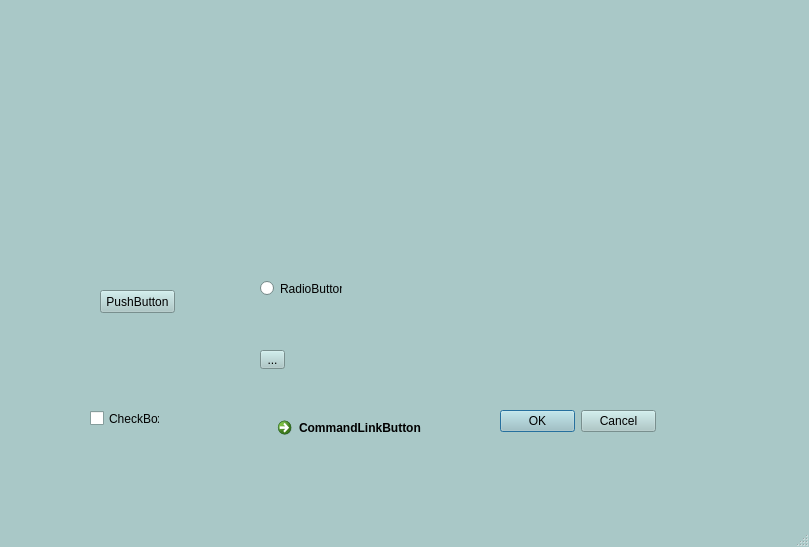
<?xml version="1.0" encoding="UTF-8"?>
<ui version="4.0">
 <class>MainWindow</class>
 <widget class="QMainWindow" name="MainWindow">
  <property name="geometry">
   <rect>
    <x>0</x>
    <y>0</y>
    <width>809</width>
    <height>547</height>
   </rect>
  </property>
  <property name="palette">
   <palette>
    <active>
     <colorrole role="WindowText">
      <brush brushstyle="SolidPattern">
       <color alpha="255">
        <red>0</red>
        <green>0</green>
        <blue>0</blue>
       </color>
      </brush>
     </colorrole>
     <colorrole role="Button">
      <brush brushstyle="SolidPattern">
       <color alpha="255">
        <red>169</red>
        <green>200</green>
        <blue>199</blue>
       </color>
      </brush>
     </colorrole>
     <colorrole role="Light">
      <brush brushstyle="SolidPattern">
       <color alpha="255">
        <red>255</red>
        <green>255</green>
        <blue>255</blue>
       </color>
      </brush>
     </colorrole>
     <colorrole role="Midlight">
      <brush brushstyle="SolidPattern">
       <color alpha="255">
        <red>212</red>
        <green>227</green>
        <blue>227</blue>
       </color>
      </brush>
     </colorrole>
     <colorrole role="Dark">
      <brush brushstyle="SolidPattern">
       <color alpha="255">
        <red>84</red>
        <green>100</green>
        <blue>99</blue>
       </color>
      </brush>
     </colorrole>
     <colorrole role="Mid">
      <brush brushstyle="SolidPattern">
       <color alpha="255">
        <red>113</red>
        <green>133</green>
        <blue>133</blue>
       </color>
      </brush>
     </colorrole>
     <colorrole role="Text">
      <brush brushstyle="SolidPattern">
       <color alpha="255">
        <red>0</red>
        <green>0</green>
        <blue>0</blue>
       </color>
      </brush>
     </colorrole>
     <colorrole role="BrightText">
      <brush brushstyle="SolidPattern">
       <color alpha="255">
        <red>255</red>
        <green>255</green>
        <blue>255</blue>
       </color>
      </brush>
     </colorrole>
     <colorrole role="ButtonText">
      <brush brushstyle="SolidPattern">
       <color alpha="255">
        <red>0</red>
        <green>0</green>
        <blue>0</blue>
       </color>
      </brush>
     </colorrole>
     <colorrole role="Base">
      <brush brushstyle="SolidPattern">
       <color alpha="255">
        <red>255</red>
        <green>255</green>
        <blue>255</blue>
       </color>
      </brush>
     </colorrole>
     <colorrole role="Window">
      <brush brushstyle="SolidPattern">
       <color alpha="255">
        <red>169</red>
        <green>200</green>
        <blue>199</blue>
       </color>
      </brush>
     </colorrole>
     <colorrole role="Shadow">
      <brush brushstyle="SolidPattern">
       <color alpha="255">
        <red>0</red>
        <green>0</green>
        <blue>0</blue>
       </color>
      </brush>
     </colorrole>
     <colorrole role="AlternateBase">
      <brush brushstyle="SolidPattern">
       <color alpha="255">
        <red>212</red>
        <green>227</green>
        <blue>227</blue>
       </color>
      </brush>
     </colorrole>
     <colorrole role="ToolTipBase">
      <brush brushstyle="SolidPattern">
       <color alpha="255">
        <red>255</red>
        <green>255</green>
        <blue>220</blue>
       </color>
      </brush>
     </colorrole>
     <colorrole role="ToolTipText">
      <brush brushstyle="SolidPattern">
       <color alpha="255">
        <red>0</red>
        <green>0</green>
        <blue>0</blue>
       </color>
      </brush>
     </colorrole>
    </active>
    <inactive>
     <colorrole role="WindowText">
      <brush brushstyle="SolidPattern">
       <color alpha="255">
        <red>0</red>
        <green>0</green>
        <blue>0</blue>
       </color>
      </brush>
     </colorrole>
     <colorrole role="Button">
      <brush brushstyle="SolidPattern">
       <color alpha="255">
        <red>169</red>
        <green>200</green>
        <blue>199</blue>
       </color>
      </brush>
     </colorrole>
     <colorrole role="Light">
      <brush brushstyle="SolidPattern">
       <color alpha="255">
        <red>255</red>
        <green>255</green>
        <blue>255</blue>
       </color>
      </brush>
     </colorrole>
     <colorrole role="Midlight">
      <brush brushstyle="SolidPattern">
       <color alpha="255">
        <red>212</red>
        <green>227</green>
        <blue>227</blue>
       </color>
      </brush>
     </colorrole>
     <colorrole role="Dark">
      <brush brushstyle="SolidPattern">
       <color alpha="255">
        <red>84</red>
        <green>100</green>
        <blue>99</blue>
       </color>
      </brush>
     </colorrole>
     <colorrole role="Mid">
      <brush brushstyle="SolidPattern">
       <color alpha="255">
        <red>113</red>
        <green>133</green>
        <blue>133</blue>
       </color>
      </brush>
     </colorrole>
     <colorrole role="Text">
      <brush brushstyle="SolidPattern">
       <color alpha="255">
        <red>0</red>
        <green>0</green>
        <blue>0</blue>
       </color>
      </brush>
     </colorrole>
     <colorrole role="BrightText">
      <brush brushstyle="SolidPattern">
       <color alpha="255">
        <red>255</red>
        <green>255</green>
        <blue>255</blue>
       </color>
      </brush>
     </colorrole>
     <colorrole role="ButtonText">
      <brush brushstyle="SolidPattern">
       <color alpha="255">
        <red>0</red>
        <green>0</green>
        <blue>0</blue>
       </color>
      </brush>
     </colorrole>
     <colorrole role="Base">
      <brush brushstyle="SolidPattern">
       <color alpha="255">
        <red>255</red>
        <green>255</green>
        <blue>255</blue>
       </color>
      </brush>
     </colorrole>
     <colorrole role="Window">
      <brush brushstyle="SolidPattern">
       <color alpha="255">
        <red>169</red>
        <green>200</green>
        <blue>199</blue>
       </color>
      </brush>
     </colorrole>
     <colorrole role="Shadow">
      <brush brushstyle="SolidPattern">
       <color alpha="255">
        <red>0</red>
        <green>0</green>
        <blue>0</blue>
       </color>
      </brush>
     </colorrole>
     <colorrole role="AlternateBase">
      <brush brushstyle="SolidPattern">
       <color alpha="255">
        <red>212</red>
        <green>227</green>
        <blue>227</blue>
       </color>
      </brush>
     </colorrole>
     <colorrole role="ToolTipBase">
      <brush brushstyle="SolidPattern">
       <color alpha="255">
        <red>255</red>
        <green>255</green>
        <blue>220</blue>
       </color>
      </brush>
     </colorrole>
     <colorrole role="ToolTipText">
      <brush brushstyle="SolidPattern">
       <color alpha="255">
        <red>0</red>
        <green>0</green>
        <blue>0</blue>
       </color>
      </brush>
     </colorrole>
    </inactive>
    <disabled>
     <colorrole role="WindowText">
      <brush brushstyle="SolidPattern">
       <color alpha="255">
        <red>84</red>
        <green>100</green>
        <blue>99</blue>
       </color>
      </brush>
     </colorrole>
     <colorrole role="Button">
      <brush brushstyle="SolidPattern">
       <color alpha="255">
        <red>169</red>
        <green>200</green>
        <blue>199</blue>
       </color>
      </brush>
     </colorrole>
     <colorrole role="Light">
      <brush brushstyle="SolidPattern">
       <color alpha="255">
        <red>255</red>
        <green>255</green>
        <blue>255</blue>
       </color>
      </brush>
     </colorrole>
     <colorrole role="Midlight">
      <brush brushstyle="SolidPattern">
       <color alpha="255">
        <red>212</red>
        <green>227</green>
        <blue>227</blue>
       </color>
      </brush>
     </colorrole>
     <colorrole role="Dark">
      <brush brushstyle="SolidPattern">
       <color alpha="255">
        <red>84</red>
        <green>100</green>
        <blue>99</blue>
       </color>
      </brush>
     </colorrole>
     <colorrole role="Mid">
      <brush brushstyle="SolidPattern">
       <color alpha="255">
        <red>113</red>
        <green>133</green>
        <blue>133</blue>
       </color>
      </brush>
     </colorrole>
     <colorrole role="Text">
      <brush brushstyle="SolidPattern">
       <color alpha="255">
        <red>84</red>
        <green>100</green>
        <blue>99</blue>
       </color>
      </brush>
     </colorrole>
     <colorrole role="BrightText">
      <brush brushstyle="SolidPattern">
       <color alpha="255">
        <red>255</red>
        <green>255</green>
        <blue>255</blue>
       </color>
      </brush>
     </colorrole>
     <colorrole role="ButtonText">
      <brush brushstyle="SolidPattern">
       <color alpha="255">
        <red>84</red>
        <green>100</green>
        <blue>99</blue>
       </color>
      </brush>
     </colorrole>
     <colorrole role="Base">
      <brush brushstyle="SolidPattern">
       <color alpha="255">
        <red>169</red>
        <green>200</green>
        <blue>199</blue>
       </color>
      </brush>
     </colorrole>
     <colorrole role="Window">
      <brush brushstyle="SolidPattern">
       <color alpha="255">
        <red>169</red>
        <green>200</green>
        <blue>199</blue>
       </color>
      </brush>
     </colorrole>
     <colorrole role="Shadow">
      <brush brushstyle="SolidPattern">
       <color alpha="255">
        <red>0</red>
        <green>0</green>
        <blue>0</blue>
       </color>
      </brush>
     </colorrole>
     <colorrole role="AlternateBase">
      <brush brushstyle="SolidPattern">
       <color alpha="255">
        <red>169</red>
        <green>200</green>
        <blue>199</blue>
       </color>
      </brush>
     </colorrole>
     <colorrole role="ToolTipBase">
      <brush brushstyle="SolidPattern">
       <color alpha="255">
        <red>255</red>
        <green>255</green>
        <blue>220</blue>
       </color>
      </brush>
     </colorrole>
     <colorrole role="ToolTipText">
      <brush brushstyle="SolidPattern">
       <color alpha="255">
        <red>0</red>
        <green>0</green>
        <blue>0</blue>
       </color>
      </brush>
     </colorrole>
    </disabled>
   </palette>
  </property>
  <property name="windowTitle">
   <string>MainWindow</string>
  </property>
  <widget class="QWidget" name="centralwidget">
   <widget class="QLabel" name="label">
    <property name="enabled">
     <bool>true</bool>
    </property>
    <property name="geometry">
     <rect>
      <x>370</x>
      <y>100</y>
      <width>220</width>
      <height>250</height>
     </rect>
    </property>
    <property name="maximumSize">
     <size>
      <width>220</width>
      <height>250</height>
     </size>
    </property>
    <property name="text">
     <string/>
    </property>
    <property name="pixmap">
     <pixmap>../../Images/arvore.png</pixmap>
    </property>
    <property name="scaledContents">
     <bool>true</bool>
    </property>
   </widget>
   <widget class="QPushButton" name="pushButton">
    <property name="geometry">
     <rect>
      <x>100</x>
      <y>290</y>
      <width>75</width>
      <height>23</height>
     </rect>
    </property>
    <property name="text">
     <string>PushButton</string>
    </property>
   </widget>
   <widget class="QToolButton" name="toolButton">
    <property name="geometry">
     <rect>
      <x>260</x>
      <y>350</y>
      <width>25</width>
      <height>19</height>
     </rect>
    </property>
    <property name="text">
     <string>...</string>
    </property>
   </widget>
   <widget class="QRadioButton" name="radioButton">
    <property name="geometry">
     <rect>
      <x>260</x>
      <y>280</y>
      <width>82</width>
      <height>17</height>
     </rect>
    </property>
    <property name="text">
     <string>RadioButton</string>
    </property>
   </widget>
   <widget class="QCheckBox" name="checkBox">
    <property name="geometry">
     <rect>
      <x>90</x>
      <y>410</y>
      <width>70</width>
      <height>17</height>
     </rect>
    </property>
    <property name="text">
     <string>CheckBox</string>
    </property>
   </widget>
   <widget class="QCommandLinkButton" name="commandLinkButton">
    <property name="geometry">
     <rect>
      <x>270</x>
      <y>410</y>
      <width>185</width>
      <height>41</height>
     </rect>
    </property>
    <property name="text">
     <string>CommandLinkButton</string>
    </property>
   </widget>
   <widget class="QDialogButtonBox" name="buttonBox">
    <property name="geometry">
     <rect>
      <x>500</x>
      <y>410</y>
      <width>156</width>
      <height>23</height>
     </rect>
    </property>
    <property name="standardButtons">
     <set>QDialogButtonBox::Cancel|QDialogButtonBox::Ok</set>
    </property>
   </widget>
  </widget>
  <widget class="QStatusBar" name="statusbar"/>
 </widget>
 <resources/>
 <connections/>
</ui>
